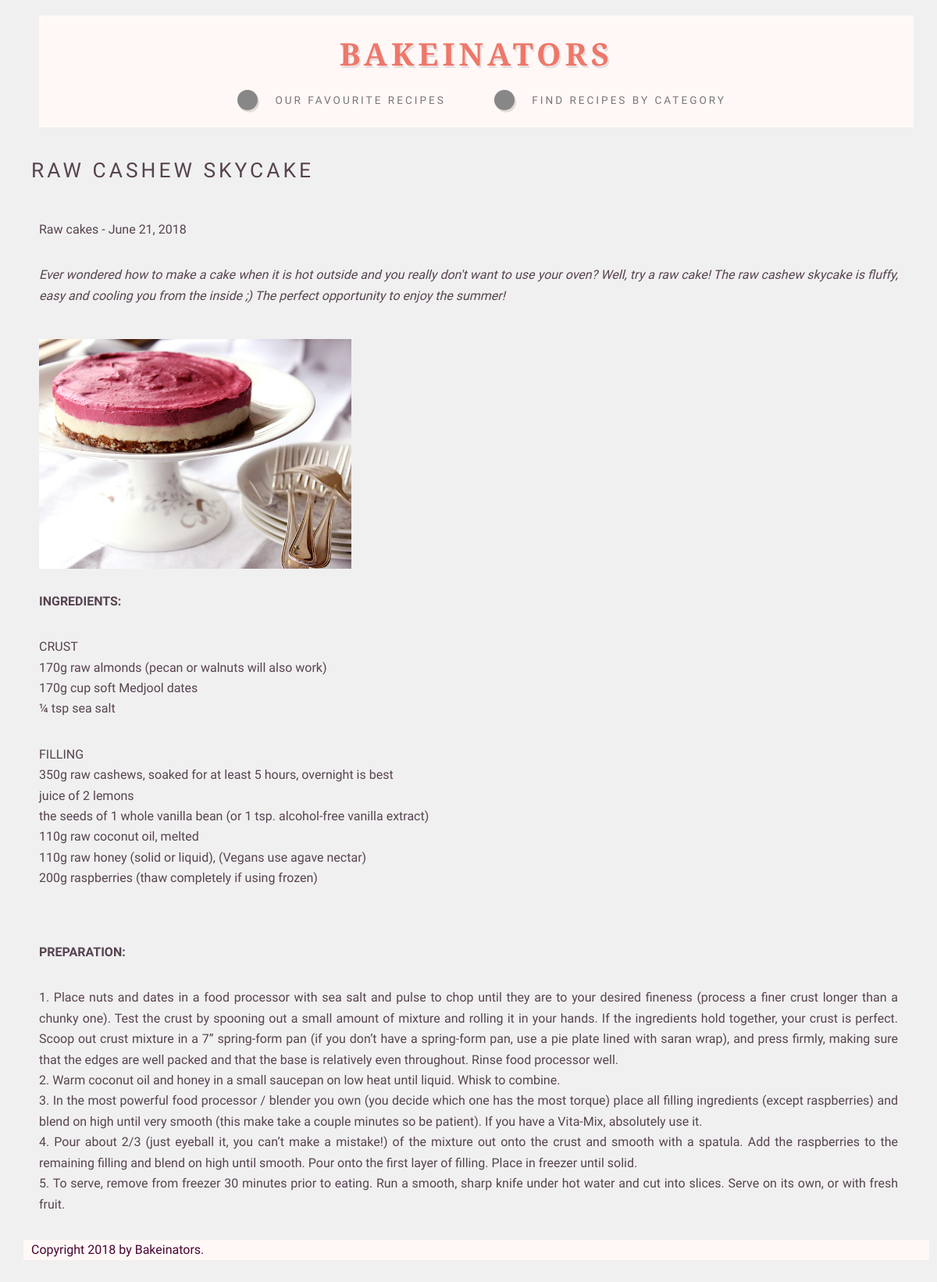
Before: /view/4/ with the older database file.
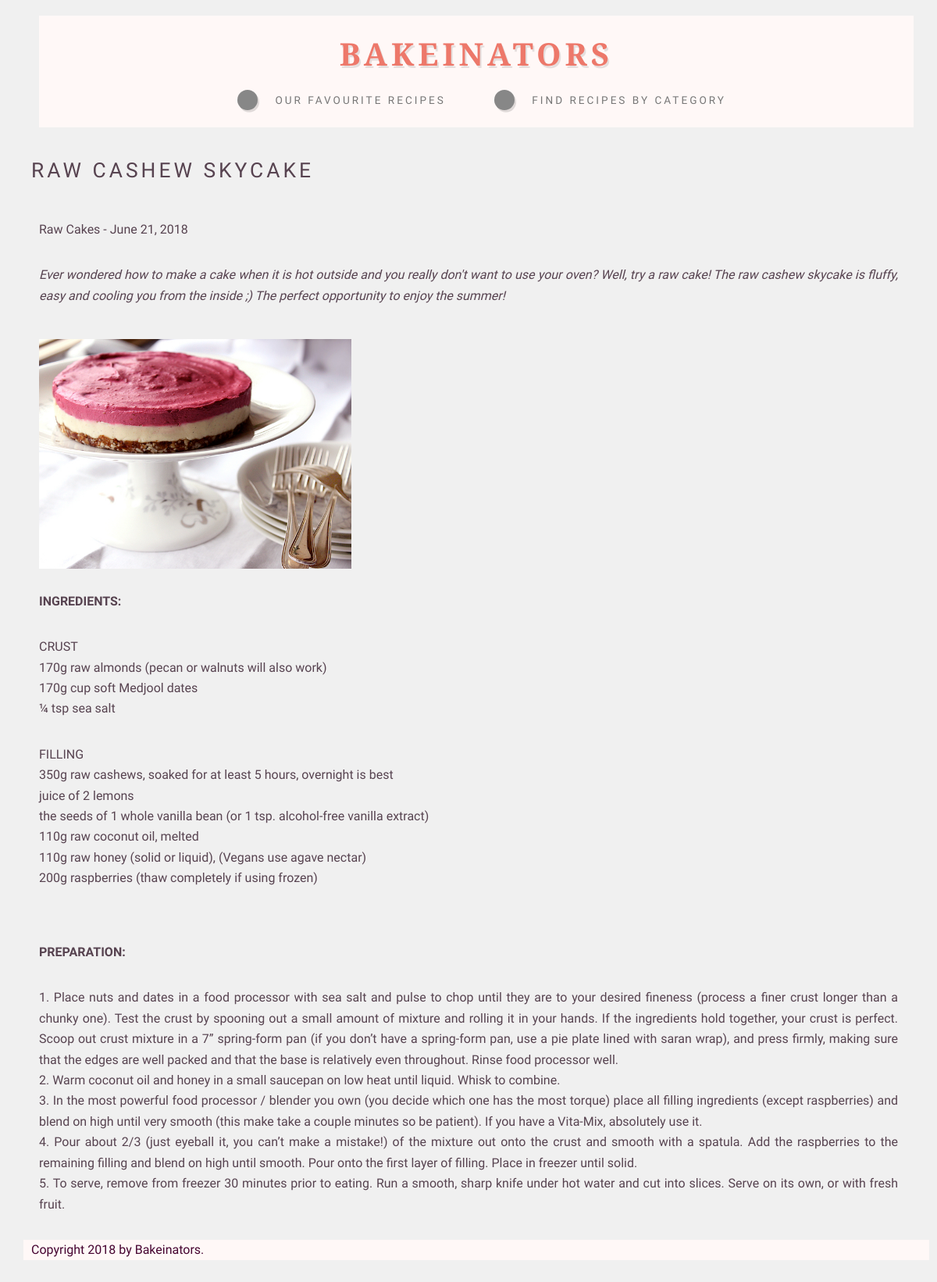
After: the same page with the newer database file.
### blog/models.py (models this page shows)
class Blog(object):
    pass

class Category(object):
    pass

### blog/views.py (the view)
# urls.py: path('view/<int:id>/', view_post, name='viewp'),
def view_post(request, id):
   posts = Blog.objects.filter(id=id)
   post = Blog.objects.get(pk=id)
   return render_to_response('view_post.html', {
        'post': post, 'posts': posts
    })

### templates/view_post.html
{% extends 'base.html' %}
{% block content %}
<div class="post-detail">
<div class = "post">
    {% for p in posts %}
        <h2>{{ p.title }}</h2>
        <p>{{ p.category.title }} - {{ p.posted}}</p>
        <p style="font-style: italic"> {{ p.description }}</p>
        <img class="viewImageLarge" src="/static/{{ p.item_photo.url }}"/></a>
       <h4>Ingredients:</h4>
        <p> {{ p.ingredients|linebreaks}} </p> <br>
        <h4>Preparation:</h4>
        <p> {{ p.blog|linebreaks}}</p>
   {% endfor %}
</div>
</div>
{% endblock %}

Changed rows visible on the page:
changed through a linked row, Blog "RAW CASHEW SKYCAKE": category "Raw cakes" → "Raw Cakes"
